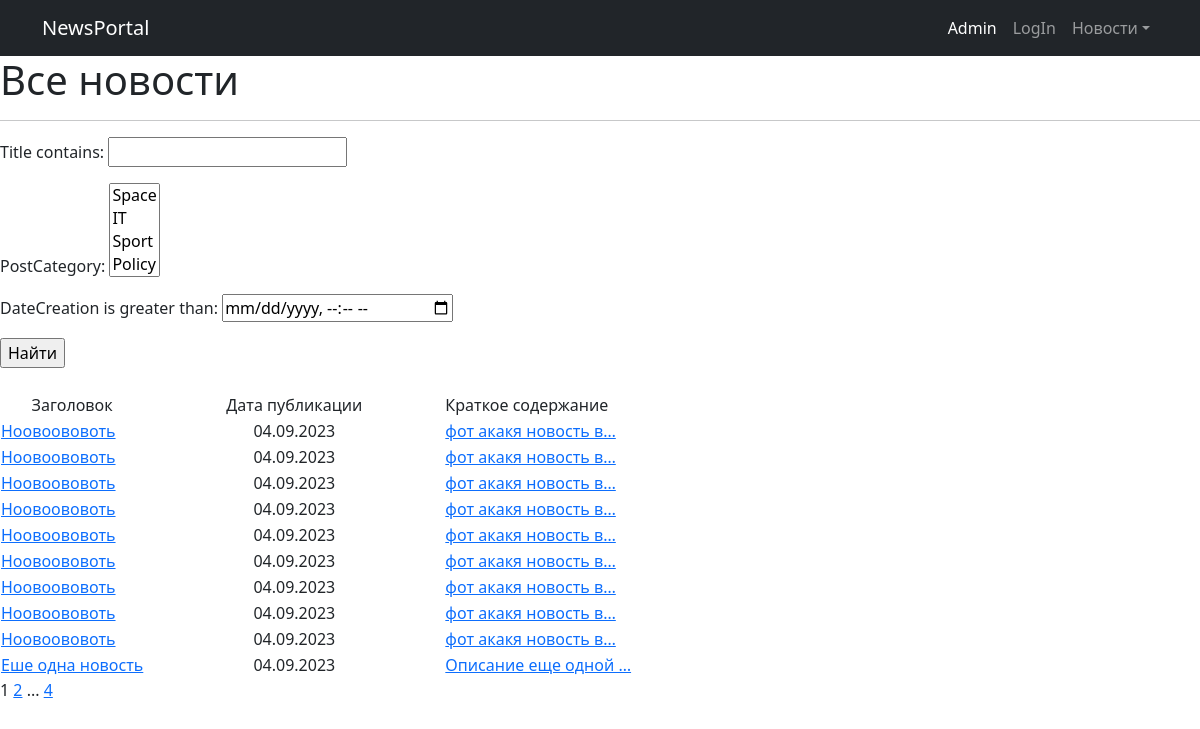
The page / on the database its author committed.
### News/models.py (models this page shows, shortened)
class Post(models.Model):
    NEWS = 'NW'
    ARTICLE = 'AR'
    CATEGORY_CHOICES = (
        (NEWS, "Новость"),
        (ARTICLE, 'Статья'),
    )
    dateCreation = models.DateTimeField(auto_now_add=True)
    categoryType = models.CharField(max_length=2, choices=CATEGORY_CHOICES, default=ARTICLE)
    author = models.ForeignKey(Author, on_delete=models.CASCADE, related_name='posts')
    postCategory = models.ManyToManyField(Category, through='PostCategory')
    title = models.CharField(max_length=128)
    text = models.TextField()
    rating = models.SmallIntegerField(default=0)
    class Meta:
        verbose_name = 'Публикация'
        verbose_name_plural = 'Публикации'

### News/views.py (the view)
# urls.py: path('', PostList.as_view(), name='posts_list'),
class PostList(ListView):
    model = Post
    ordering = '-dateCreation'
    template_name = 'news/all_news.html'
    context_object_name = 'all_news'
    paginate_by = 10
    def get_queryset(self):
        queryset = super().get_queryset()
        self.filterset = NewsFilter(self.request.GET, queryset)
        return self.filterset.qs
    def get_context_data(self, **kwargs):
        context = super().get_context_data(**kwargs)
        context['filterset'] = self.filterset
        return context

### News/context_processors.py (called while the page is built)
def news_for_header(request):
    return {
        'news_for_header': Post.objects.order_by('-dateCreation')
    }

### News/models.py (called while the page is built)
    def __str__(self):
        return self.name

### News/templatetags/custom_filters.py (called while the page is built)
@register.filter()
def censorship(value):
    words = value.split()  # Разделяем текст на слова
    censored_words = []
    for word in words:
        if word.lower() in censor_words:  # для проверки приводим к нижнему регистру
            censored_words.append('*' * len(word))
        else:
            censored_words.append(word)
    return ' '.join(censored_words)  # Собираем обратно в текст

### News/templatetags/custom_tags.py (called while the page is built)
@register.simple_tag(takes_context=True)
def url_replace(context, **kwargs):
    d = context['request'].GET.copy()
    for k, v in kwargs.items():
        d[k] = v
    return d.urlencode()

### templates/news/all_news.html (shortened to what this page needs)
{% extends 'flatpages/default.html' %}
{% load custom_filters %}
{% load custom_tags %}
{% block content %}
	<h1>Все новости</h1>
	<hr>
	<form action="" method="get">
		{{ filterset.form.as_p }}
		<input type="submit" value="Найти"/>
	</form>
	{% if all_news %}
		<br/>
		<table>
			<tr>
				<td style="text-align: center;">Заголовок</td>
				<td style="text-align: center; width: 300px;">Дата публикации</td>
				<td style="width: 300px;">Краткое содержание</td>
			</tr>
			{% for one_news in all_news %}
				<tr>
					<td><a href="/news/{{ one_news.pk }}">{{ one_news.title|censorship }}</td>
					<td style="text-align: center; width: 300px;">{{ one_news.dateCreation|date:'d.m.Y' }}</td>
					<td style="width: 300px;"><a
						href="/news/{{ one_news.pk }}">{{ one_news.text|truncatechars:20|censorship }}</td>
					<td>
					</td>
				</tr>
			{% endfor %}
		</table>
	{% else %}
		<h2>Новостей нет!</h2>
	{% endif %}
	{{ page_obj.number }}
	{% if page_obj.has_next %}
		<a href="?{% url_replace page=page_obj.next_page_number %}">{{ page_obj.next_page_number }}</a>
		{% if paginator.num_pages != page_obj.next_page_number %}
			...
			<a href="?{% url_replace page=page_obj.paginator.num_pages %}">{{ page_obj.paginator.num_pages }}</a>
		{% endif %}
	{% endif %}
{% endblock content %}

### templates/flatpages/default.html (shortened to what this page needs)
<!DOCTYPE html>
{% load static %}
<html lang="en">
<head>
	<link href={% static 'css/styles.css' %} rel="stylesheet"/>
</head>
<body>
<nav class="navbar navbar-expand-lg navbar-dark bg-dark">
	<div class="container">
		<a class="navbar-brand" href="/news/">NewsPortal</a>
		<div class="collapse navbar-collapse" id="navbarSupportedContent">
			<ul class="navbar-nav ms-auto mb-2 mb-lg-0">
				<li class="nav-item"><a class="nav-link active" aria-current="page" href="/admin/">Admin</a>
				</li>
				{% if user.is_authenticated %}
					<li class="nav-item"><a class="nav-link" href="/accounts/logout/">LogOut</a></li>{% else %}
					<li class="nav-item"><a class="nav-link" href="/accounts/login/">LogIn</a></li>{% endif %}
				<li class="nav-item dropdown">
					<a class="nav-link dropdown-toggle" id="navbarDropdown" href="#" role="button"
					   data-bs-toggle="dropdown" aria-expanded="false">Новости</a>
				</li>
			</ul>
		</div>
	</div>
</nav>
{% block content %}{% endblock content %}
</body>
</html>

### rows shown on the page
Post: title|censorship "Ноовоововоть", dateCreation "04.09.2023", text|censorship "фот акакя новость в…"
Post: title|censorship "Ноовоововоть", dateCreation "04.09.2023", text|censorship "фот акакя новость в…"
Post: title|censorship "Ноовоововоть", dateCreation "04.09.2023", text|censorship "фот акакя новость в…"
Post: title|censorship "Ноовоововоть", dateCreation "04.09.2023", text|censorship "фот акакя новость в…"
Post: title|censorship "Ноовоововоть", dateCreation "04.09.2023", text|censorship "фот акакя новость в…"
Post: title|censorship "Ноовоововоть", dateCreation "04.09.2023", text|censorship "фот акакя новость в…"
Post: title|censorship "Ноовоововоть", dateCreation "04.09.2023", text|censorship "фот акакя новость в…"
Post: title|censorship "Ноовоововоть", dateCreation "04.09.2023", text|censorship "фот акакя новость в…"
Post: title|censorship "Ноовоововоть", dateCreation "04.09.2023", text|censorship "фот акакя новость в…"
Post: title|censorship "Еше одна новость", dateCreation "04.09.2023", text|censorship "Описание еще одной …"

### other values the page prints
{{ page_obj.number }} "1"
{{ page_obj.next_page_number }} "2"
{{ page_obj.paginator.num_pages }} "4"
